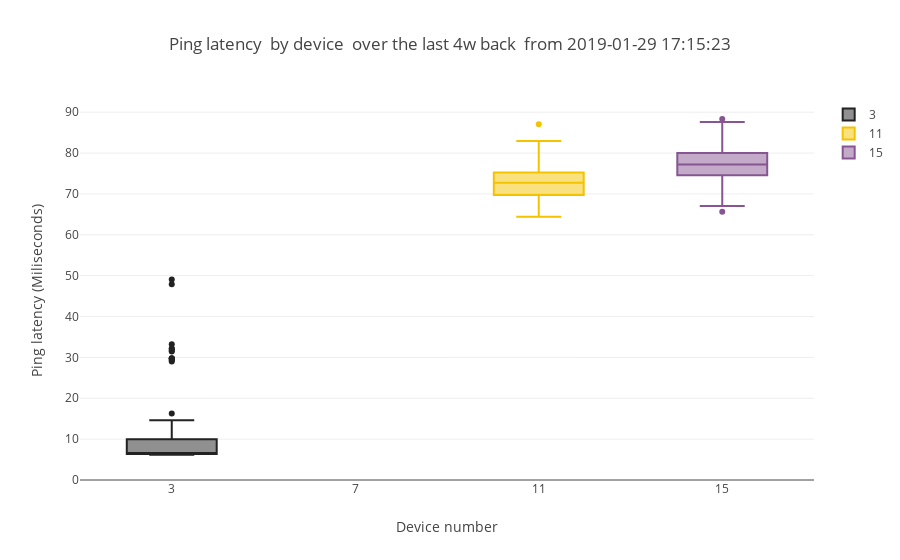

Notebook code cell kept with this figure:
### Code cell
normally_distributed_p1.append(3)
t="Ping latency  by device "+title_tail
simple_boxplot(dataframe=ping_df1[ping_df1["SK_PI"].isin(normally_distributed_p1)],plot_value='PING',sort_value='SK_PI',
               title=t, 
               ytitle="Ping latency (Miliseconds)",
               xtitle="Device number")

### Figure 1 — Plotly figure (JSON) as saved in the notebook; plotly's stock layout.template omitted (floating-point values rounded to 4 significant figures; data arrays with more than 128 entries replaced by an {"elided": "..."} marker saying what was removed)
{"data": [{"marker": {"color": "#222222"}, "name": "3", "type": "box", "y": {"elided": "142 float values"}}, {"marker": {"color": "#F3C300"}, "name": "11", "type": "box", "y": {"elided": "143 float values"}}, {"marker": {"color": "#875692"}, "name": "15", "type": "box", "y": {"elided": "143 float values"}}], "layout": {"title": "Ping latency  by device  over the last 4w back  from 2019-01-29 17:15:23", "xaxis": {"title": "Device number"}, "yaxis": {"rangemode": "tozero", "title": "Ping latency (Miliseconds)"}}}
